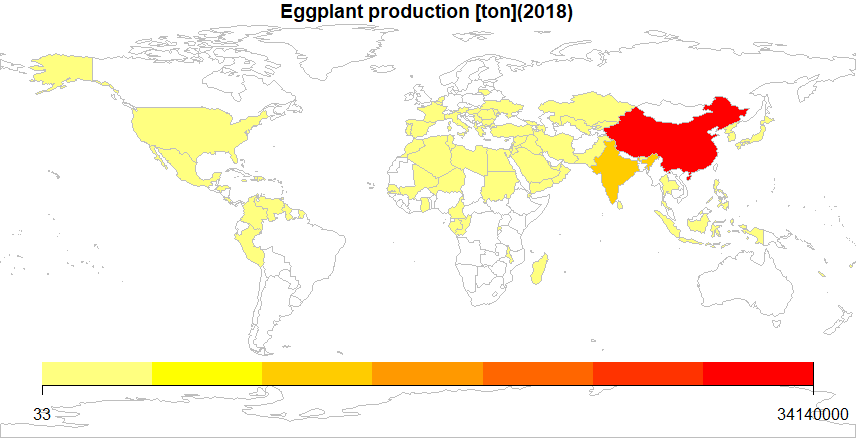

R code for this plot:
library(tidyverse)

dat <- read.csv("FAOSTAT_data_9-26-2020_2.csv", header = TRUE)
#dat <- read.csv("FAOSTAT_data_9-26-2020.csv", header = TRUE, fileEncoding="UTF-8")

dat2 <- dat %>%
  select(-Flag) %>%
  drop_na() %>% 
  rename(val = Value) %>% 
  arrange(desc(val))

table_df<-data.frame(Country=dat2$Area, Value=dat2$val)

library(rworldmap)
mapDevice('x11')
sdat <- joinCountryData2Map(dat2, joinCode="NAME", nameJoinColumn="Area")
par(family="JP4")
mapCountryData(sdat, nameColumnToPlot="val", catMethod="fixedWidth", mapTitle = "Eggplant production [ton](2018)", addLegend = TRUE)

library(kabel)
library(kableExtra)
library(clipr)
kable(table_df, align = "c") %>%
  kable_styling(full_width = F) %>%
  column_spec(1, bold = T) %>%
  collapse_rows(columns = 1, valign = "middle") %>%
  write_clip
